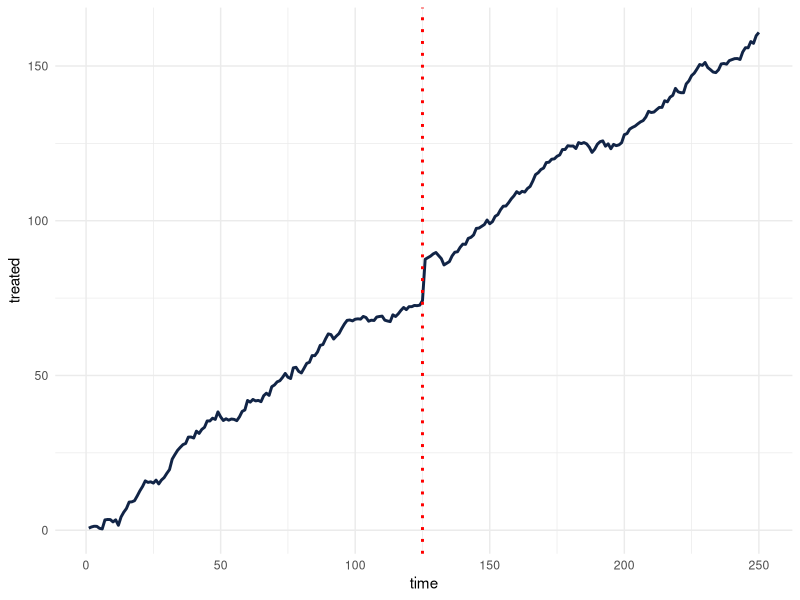
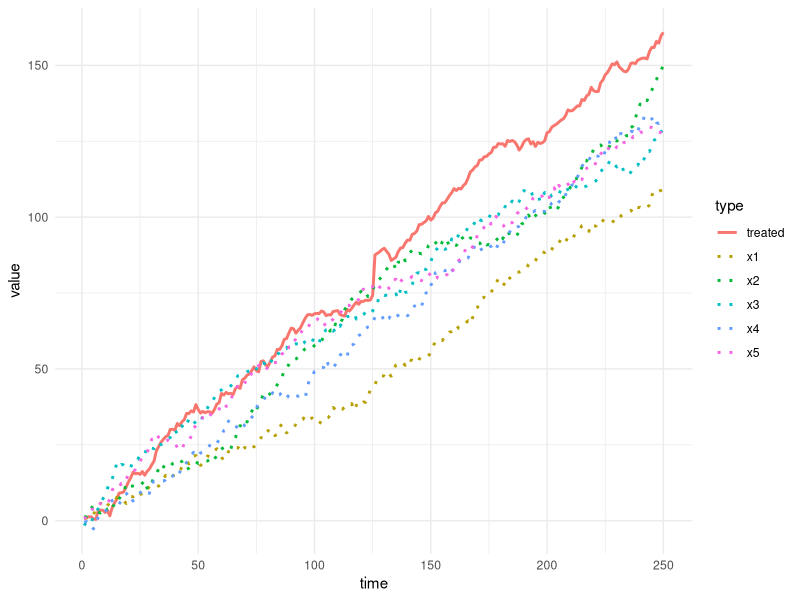

R code for these plots, in order:
library(tidyverse)

N = 250
delta = 0.8
variance = 1
treat = 0

# simulate random walk with drift plus treatment after half of time period
# weiterüberlegen und hier eine Funktion bauen mit der MCMC gemacht werden kann
RW1 <- function(N, delta, variance, treat) {
  z = cumsum(rnorm(n=N/2, mean=0, sd=sqrt(variance)))
  t = 1:(N/2)
  x1 = t*delta + z
  
  z = cumsum(rnorm(n=N/2, mean=0, sd=sqrt(variance)))
  t = ((N/2)+1) :N
  x2 = t*delta + z + treat
  x = c(x1, x2)
  return(x)}

RW2 <- function(N, delta, variance) {
  z = cumsum(rnorm(n=N, mean=0, sd=sqrt(variance)))
  t = 1:N
  x = t*delta + z
  return(x)}

df_treat = RW1(250,0.5,1, 25) %>% 
  as.data.frame() %>% 
  mutate(time = 1:250) %>% 
  rename(treated = c(1)) %>% 
  select(time, treated)

ggplot(df_treat) +
  aes(x = time, y = treated) +
  geom_line(size = 1, colour = "#112446") +
  geom_vline(xintercept = 125, linetype="dotted", colour = "red", size = 1) + 
  theme_minimal()

# including covariates

df = df_treat %>% 
  bind_cols(replicate(5, RW2(250, 0.5, 1))) %>% 
  rename_with(.fn = ~paste0("x", 1:5), 
              .cols = c(3:7)) %>% 
  select(time, everything()) %>% 
  gather(type, value, treated:x5)

ggplot(df) +
  aes(x = time, y = value, colour = type, linetype = type) +
  geom_line(size = 1) +
  scale_color_hue(direction = 1) +
  scale_linetype_manual(values=c("solid", "dotted","dotted","dotted","dotted","dotted")) +
  theme_minimal()


